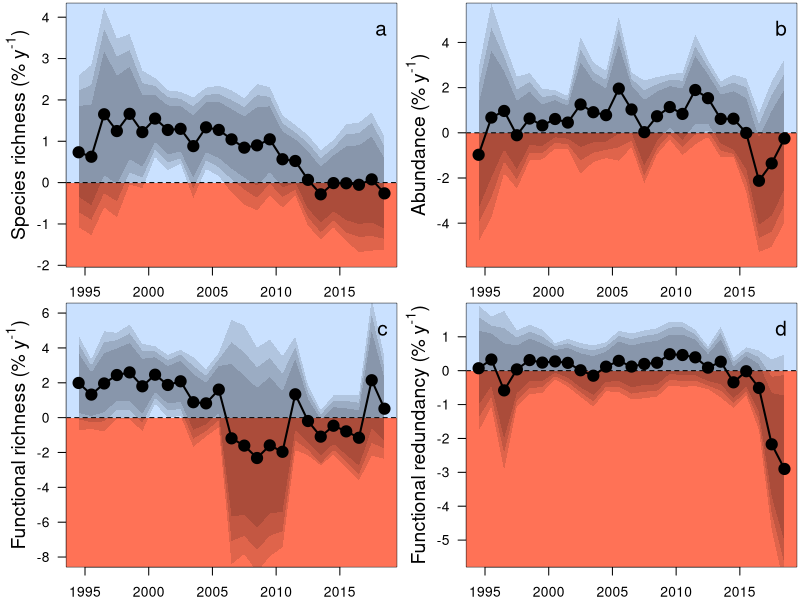

Recreate this plot in R. (Note: this script raises an error after producing the figure.)
##Set working directory
setwd("C:/Users/ewelti/Desktop/git/EuroAquaticMacroInverts/")

# attach data
MA <- read.csv("outputs/movingAve_YrEsts.csv")
MA$meanYr <- (MA$StartYear+ 4.5)
head(MA)

tiff(filename = "plots/MovingAverages.tiff", width = 8, height = 6.5, units = 'in', res = 600, compression = 'lzw')
par(mfrow=c(2,2),mar=c(2,4,0.2,0.2))

#plot for spp richness
SR <- subset(MA, Response == "spp_richness")
ave_SppRich <- 27.28712314
st <-(SR[1:(nrow(SR)),3:12]/ave_SppRich)*100
sr <- cbind(SR$StartYear, SR$site_num, SR$meanYr, st)
names(sr)[names(sr) == 'SR$StartYear'] <- 'StartYear'
names(sr)[names(sr) == 'SR$site_num'] <- 'site_num'
names(sr)[names(sr) == 'SR$meanYr'] <- 'meanYr'
#select yrs with enough sites to be representative
#SRs <- sr[ which(sr$site_num >=100), ]
SRs <- sr[ which(sr$StartYear >1989), ] # this is min 7 countries
#SRs <- sr[ which(sr$StartYear >=1980), ] #this is min 5 countries

plot(SRs$Estimate~SRs$meanYr,ylab="", cex=1.5, xlab="", type="n", las=1, ylim=c(-1.8,4.1), xlim=c(1994.5,2018.5))#ylim=c(-0.8,2.55))
title(ylab=expression(paste("Species richness (% y"^"-1", ")")), line=2,cex.lab=1.4)
#title(xlab="Mean year of moving window", line=2,cex.lab=1.3)
polygon(x = c(0, 0, 2040, 2040), y = c(-100, 0, 0, -100), col ="coral1", border = NA)
polygon(x = c(0, 0, 2040, 2040), y = c(100, 0, 0, 100), col ="lightsteelblue1", border = NA)
abline(h=0,lty=2)
polygon(x = c(SRs$meanYr,rev(SRs$meanYr)), y = c(SRs$Q2.5,rev(SRs$Q97.5)),col="#00000020", border = NA)
polygon(x = c(SRs$meanYr,rev(SRs$meanYr)), y = c(SRs$Q5,rev(SRs$Q95)), col ="#00000020", border = NA)
polygon(x = c(SRs$meanYr,rev(SRs$meanYr)), y = c(SRs$Q10,rev(SRs$Q90)), col ="#00000020", border = NA)
#box(lwd=2)
points(SRs$Estimate~SRs$meanYr, pch=21,bg=1,cex=1.8)#pch="-",
points(SRs$Estimate~SRs$meanYr,type="l",lwd=2)
legend("topright", bty="n", legend="a",cex=1.5)

#plot for abundance
SR <- subset(MA, Response == "abundance")
st <-(SR[1:(nrow(SR)),3:12]*100)
sr <- cbind(SR$StartYear, SR$site_num, SR$meanYr, st)
names(sr)[names(sr) == 'SR$StartYear'] <- 'StartYear'
names(sr)[names(sr) == 'SR$site_num'] <- 'site_num'
names(sr)[names(sr) == 'SR$meanYr'] <- 'meanYr'
#select yrs with enough sites to be representative
SRs <- sr[ which(sr$StartYear >1989), ] # this is min 7 countries

plot(SRs$Estimate~SRs$meanYr,ylab="", cex=1.5, xlab="", type="n", las=1, ylim=c(-5.5,5.3), xlim=c(1994.5,2018.5)) #ylim=c(-0.57,0.4))
title(ylab=expression(paste("Abundance (% y"^"-1", ")")), line=2,cex.lab=1.4)
title(xlab="Mean year of moving window", line=2.4,cex.lab=1.3)
polygon(x = c(0, 0, 2040, 2040), y = c(-100, 0, 0, -100), col ="coral1", border = NA)
polygon(x = c(0, 0, 2040, 2040), y = c(100, 0, 0, 100), col ="lightsteelblue1", border = NA)
abline(h=0,lty=2)
polygon(x = c(SRs$meanYr,rev(SRs$meanYr)), y = c(SRs$Q2.5,rev(SRs$Q97.5)),col="#00000020", border = NA)
polygon(x = c(SRs$meanYr,rev(SRs$meanYr)), y = c(SRs$Q5,rev(SRs$Q95)), col ="#00000020", border = NA)
polygon(x = c(SRs$meanYr,rev(SRs$meanYr)), y = c(SRs$Q10,rev(SRs$Q90)), col ="#00000020", border = NA)
points(SRs$Estimate~SRs$meanYr, pch=21,bg=1,cex=1.8)#pch="-",
points(SRs$Estimate~SRs$meanYr,type="l",lwd=2)
legend("topright", bty="n", legend="b",cex=1.5)

#plot for FRic
SR <- subset(MA, Response == "FRic")
st <-(SR[1:(nrow(SR)),3:12])*100
sr <- cbind(SR$StartYear, SR$site_num, SR$meanYr, st)
names(sr)[names(sr) == 'SR$StartYear'] <- 'StartYear'
names(sr)[names(sr) == 'SR$site_num'] <- 'site_num'
names(sr)[names(sr) == 'SR$meanYr'] <- 'meanYr'
#select yrs with enough sites to be representative
SRs <- sr[ which(sr$StartYear >=1989), ] # this is min 7 countries

plot(SRs$Estimate~SRs$meanYr,ylab="", cex=1.5, xlab="", type="n", las=1, ylim=c(-8,6), xlim=c(1994.5,2018.5)) #ylim=c(-0.57,0.4))
title(ylab=expression(paste("Functional richness (% y"^"-1", ")")), line=2,cex.lab=1.4)
title(xlab="Mean year of moving window", line=2.4,cex.lab=1.3)
polygon(x = c(0, 0, 2040, 2040), y = c(-100, 0, 0, -100), col ="coral1", border = NA)
polygon(x = c(0, 0, 2040, 2040), y = c(100, 0, 0, 100), col ="lightsteelblue1", border = NA)
abline(h=0,lty=2)
polygon(x = c(SRs$meanYr,rev(SRs$meanYr)), y = c(SRs$Q2.5,rev(SRs$Q97.5)),col="#00000020", border = NA)
polygon(x = c(SRs$meanYr,rev(SRs$meanYr)), y = c(SRs$Q5,rev(SRs$Q95)), col ="#00000020", border = NA)
polygon(x = c(SRs$meanYr,rev(SRs$meanYr)), y = c(SRs$Q10,rev(SRs$Q90)), col ="#00000020", border = NA)
points(SRs$Estimate~SRs$meanYr, pch=21,bg=1,cex=1.8)#pch="-",
points(SRs$Estimate~SRs$meanYr,type="l",lwd=2)
legend("topright", bty="n", legend="c",cex=1.5)

#plot for FRed
SR <- subset(MA, Response == "FRed")
ave_FRed <- 0.291145846
st <-(SR[1:(nrow(SR)),3:12]/ave_FRed)*100
sr <- cbind(SR$StartYear, SR$site_num, SR$meanYr, st)
names(sr)[names(sr) == 'SR$StartYear'] <- 'StartYear'
names(sr)[names(sr) == 'SR$site_num'] <- 'site_num'
names(sr)[names(sr) == 'SR$meanYr'] <- 'meanYr'
#select yrs with enough sites to be representative
SRs <- sr[ which(sr$StartYear >=1989), ] # this is min 7 countries

plot(SRs$Estimate~SRs$meanYr,ylab="", cex=1.5, xlab="", type="n", las=1, ylim=c(-5.5,1.7), xlim=c(1994.5,2018.5)) #ylim=c(-0.57,0.4))
title(ylab=expression(paste("Functional redundancy (% y"^"-1", ")")), line=2,cex.lab=1.4)
title(xlab="Mean year of moving window", line=2.4,cex.lab=1.3)
polygon(x = c(0, 0, 2040, 2040), y = c(-100, 0, 0, -100), col ="coral1", border = NA)
polygon(x = c(0, 0, 2040, 2040), y = c(100, 0, 0, 100), col ="lightsteelblue1", border = NA)
abline(h=0,lty=2)
polygon(x = c(SRs$meanYr,rev(SRs$meanYr)), y = c(SRs$Q2.5,rev(SRs$Q97.5)),col="#00000020", border = NA)
polygon(x = c(SRs$meanYr,rev(SRs$meanYr)), y = c(SRs$Q5,rev(SRs$Q95)), col ="#00000020", border = NA)
polygon(x = c(SRs$meanYr,rev(SRs$meanYr)), y = c(SRs$Q10,rev(SRs$Q90)), col ="#00000020", border = NA)
points(SRs$Estimate~SRs$meanYr, pch=21,bg=1,cex=1.8)#pch="-",
points(SRs$Estimate~SRs$meanYr,type="l",lwd=2)
legend("topright", bty="n", legend="d",cex=1.5)

dev.off()


####
#####################
###############################################
################################################

####old code#####
#arrows(SRs$meanYr, SRs$Q2.5, SRs$meanYr, SRs$Q97.5, length=0.05, angle=90, code=0,lwd=1)
#arrows(SRs$meanYr, SRs$Q5, SRs$meanYr, SRs$Q95, length=0.05, angle=90, code=0,lwd=3)
#arrows(SRs$meanYr, SRs$Q10, SRs$meanYr, SRs$Q90, length=0.05, angle=90, code=0,lwd=5)
#abline(h=0)

x1<-rep(c(0),each=length(sr$Q2.5))

polygon(x = c(sr$meanYr,rev(sr$meanYr)), y = c(sr$Q2.5,x1), col = "firebrick4",border = NA)
polygon(x = c(sr$meanYr,rev(sr$meanYr)), y = c(sr$Q5,x1), col = "firebrick3",border = NA)
polygon(x = c(sr$meanYr,rev(sr$meanYr)), y = c(sr$Q10,x1), col = "firebrick1",border = NA)

polygon(x = c(sr$meanYr,rev(sr$meanYr)), y = c(x1,rev(sr$Q97.5)), col = "dodgerblue4",border = NA)
polygon(x = c(sr$meanYr,rev(sr$meanYr)), y = c(x1,rev(sr$Q95)), col = "dodgerblue",border = NA)
polygon(x = c(sr$meanYr,rev(sr$meanYr)), y = c(x1,rev(sr$Q90)), col = "lightblue",border = NA)

polygon(x = c(sr$meanYr,rev(sr$meanYr)), y = c(x1,rev(sr$Q2.5)), col = "firebrick4",border = NA)
polygon(x = c(sr$meanYr,rev(sr$meanYr)), y = c(x1,rev(sr$Q5)), col = "firebrick3",border = NA)
polygon(x = c(sr$meanYr,rev(sr$meanYr)), y = c(x1,rev(sr$Q10)), col = "firebrick1",border = NA)
